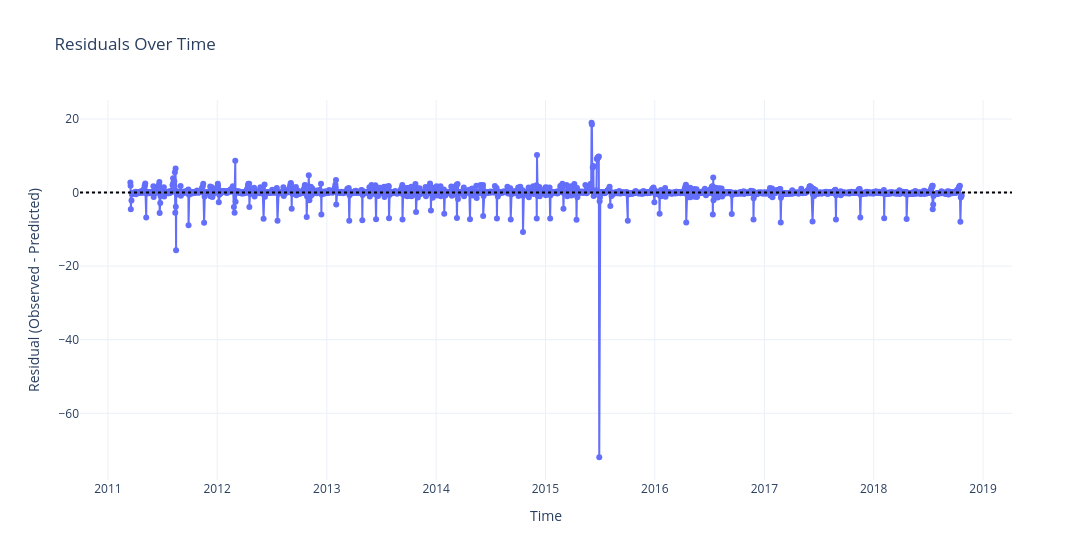

Notebook code cell kept with this figure:
### Markdown cell above
#### Plot Residuals Over Time

### Code cell
fig = go.Figure()

fig.add_trace(go.Scatter(
    x=df_result.index,
    y=df_result["residuals"],
    mode='lines+markers',
    name='Residuals'
))

fig.add_hline(y=0, line_dash="dot", line_color="black")

fig.update_layout(
    title='Residuals Over Time',
    xaxis_title='Time',
    yaxis_title='Residual (Observed - Predicted)',
    template='plotly_white',
    width= 1400
)

fig.show()

### Figure 1 — Plotly figure (JSON) as saved in the notebook; plotly's stock layout.template omitted (floating-point values rounded to 4 significant figures; data arrays with more than 128 entries replaced by an {"elided": "..."} marker saying what was removed)
{"data": [{"mode": "lines+markers", "name": "Residuals", "type": "scatter", "x": {"elided": "2372 str values"}, "y": {"elided": "2372 float values"}}], "layout": {"shapes": [{"line": {"color": "black", "dash": "dot"}, "type": "line", "x0": 0, "x1": 1, "xref": "x domain", "y0": 0, "y1": 0, "yref": "y"}], "title": {"text": "Residuals Over Time"}, "width": 1400, "xaxis": {"title": {"text": "Time"}}, "yaxis": {"title": {"text": "Residual (Observed - Predicted)"}}}}
